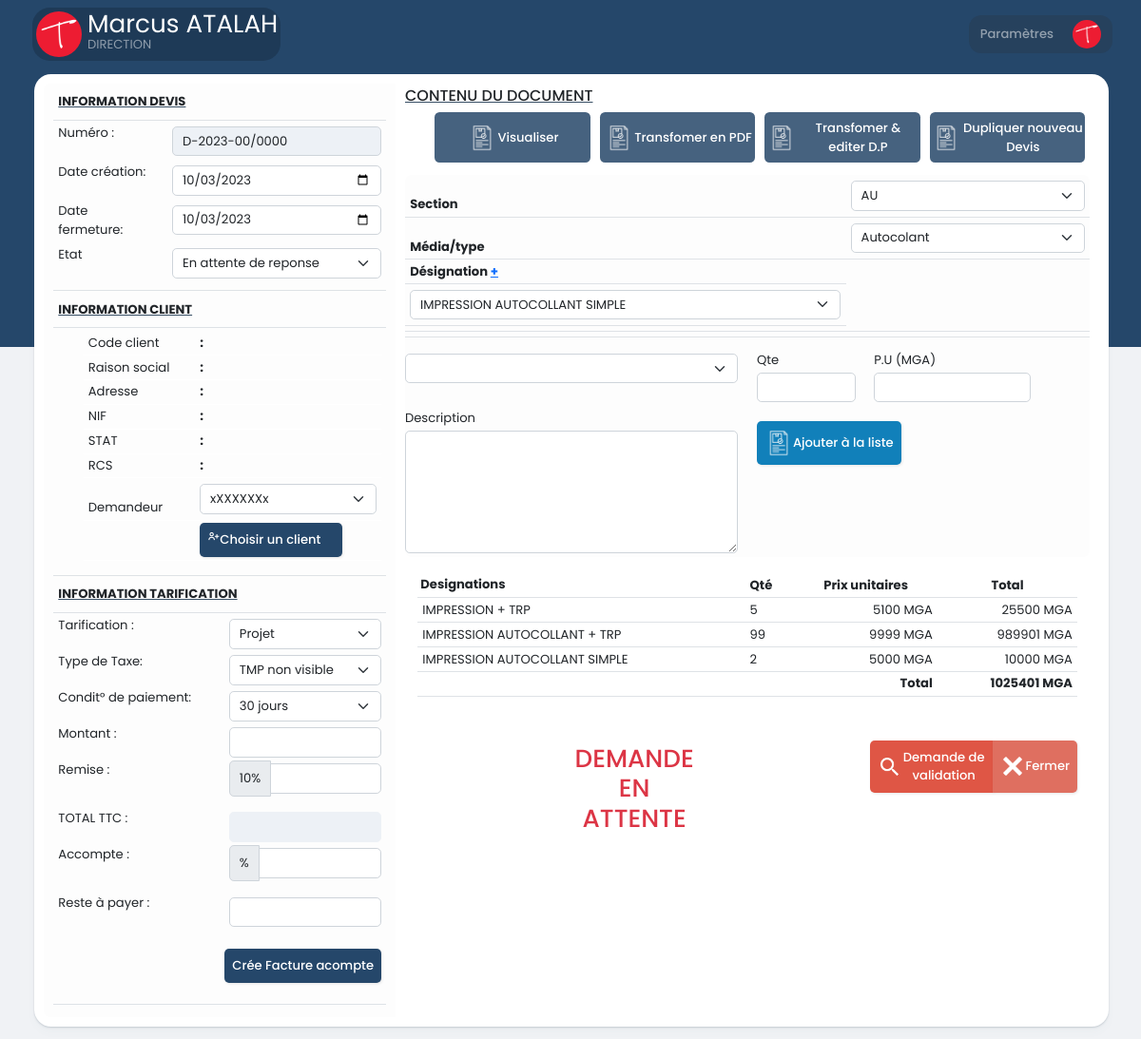
Screenshot of /drwxr/deviss/ (signed in) with the database file from the repository.
### tables this page shows
CREATE TABLE `tbdevis` (
  `IDDEVIS` int(11) NOT NULL,
  `NUMDEVIS` varchar(255) NOT NULL,
  `DATECREATION` date DEFAULT NULL,
  `DATEFERMETURE` date DEFAULT NULL,
  `ETAT` varchar(255) DEFAULT NULL,
  `CODECUSTOMER` varchar(25) NOT NULL,
  `FAMILLE` varchar(55) DEFAULT NULL,
  `SOUSFAMILLE` varchar(55) DEFAULT NULL,
  `DESIGNATION` varchar(255) DEFAULT NULL,
  `QTE` int(11) DEFAULT NULL,
  `PU` int(25) DEFAULT NULL,
  `DESCRIPTION` text DEFAULT NULL,
  `ACTIVITE` varchar(55) DEFAULT NULL,
  `SESSION` varchar(25) DEFAULT NULL
);

### drwxr/app/views/pages/newdevis.php (the view, shortened to what the rows shown need)
<?php
require APPROOT . '/views/inc/header.php';
?>
<div class="main-content container-fluid">
    <div class="maincontent">
        <main>
            <section>
                <div class=" card-tazoomcm my-3">
                    <div class="row bg-white p-0" style="border-radius: 0.5rem; ">
                        <div class="col-4" style="background: #fdfdfd;
                             /*border-radius: 0.5rem;*/
                             border-top-left-radius: 0.5rem;
                             border-bottom-left-radius: 0.5rem;
                             border-top-right-radius: 0;
                             border-bottom-right-radius: 0; ">
                            <table class="table">
                                <thead>
                                    <tr>
                                        <th><div class="my-2"> <u style="text-decoration: #384F65 underline;"> INFORMATION DEVIS </u></div></th>
                                    </tr>
                                    <tr>
                                        <td>
                                            <div class="form-group ">
                                            </div>
                                        </td>
                                    </tr>
                                </thead>
                                <tbody>
                                    <tr>
                                        <th><div class="my-2"> <u style=" text-decoration: #384F65 underline;"> INFORMATION CLIENT </u></div></th>
                                    </tr>
                                    <tr>
                                        <td>
                                            <ul style="margin-bottom: 0rem; font-size: 14px;">
                                                <table class="table border-white">
                                                    <thead>
                                                        <tr>
                                                            <td>Code client</td>
                                                            <th> : <?php echo $data['customers']->CODECUSTOMER; ?></th>
                                                        </tr>
                                                        <tr>
                                                            <td>Raison social</td>
                                                            <th> : <?php echo $data['customers']->RAISONSOCIAL; ?></th>
                                                        </tr>
                                                        <tr>
                                                            <td>Adresse</td>
                                                            <th> : <?php echo $data['customers']->ADRESSE; ?></th>
                                                        </tr>
                                                        <tr>
                                                            <td>NIF</td>
                                                            <th> : <?php echo $data['customers']->NIF; ?></th>
                                                        </tr>
                                                        <tr>
                                                            <td>STAT</td>
                                                            <th>  : <?php echo $data['customers']->STAT; ?></th>
                                                        </tr>
                                                        <tr>
                                                            <td>RCS</td>
                                                            <th>  : <?php echo $data['customers']->RCS; ?> </th>
                                                        </tr>
                                                        <tr>
                                                            <td>Demandeur</td>
                                                            <th> <select class="form-select" name="ETAT" required="">
                                                                    <option value="En attente de reponse">xXXXXXXx</option>
                                                                </select>
                                                            </th>
                                                        </tr>
                                                        <tr>
                                                            <td></td>
                                                            <th>
                                                                <a href="<?php echo URLROOT; ?>/deviss/selectcus/" name="btn-tazoomcmblue" class="btn btn-tazoomcmblue" style="font-weight:500; display: flex; width: 150px;"><i class='bx bx-user-plus'></i> Choisir un client</a>
                                                            </th>
                                                        </tr>
                                                    </thead>
                                                </table>
                                            </ul>
                                        </td>
                                    </tr>
                                </tbody>
                                <tfoot>
                                    <tr>
                                        <th><div class="my-2"> <u style="text-decoration: #384F65 underline;"> INFORMATION TARIFICATION </u></div></th>
                                    </tr>
                                </tfoot>
                            </table>
                        </div>
                        <div class="col ">
                            <div class="card_print">
                                <form action="<?php echo URLROOT; ?>/deviss/add" method="POST">
                                    <div class=" " style="background: #fdfdfd; border-radius: 0.5rem; ">
                                        <div class="form-group">
                                            <table class="table">
                                                <thead>
                                                    <tr>
                                                        <th> Section </th>
                                                        <td>
                                                            <select class="form-select" name="FAMILLE" required="">
                                                            </select>
                                                        </td>
                                                    </tr>
                                                    <tr>
                                                        <th> M&eacute;dia/type </th>
                                                        <td>
                                                            <div class="form-group">
                                                            </div>
                                                        </td>
                                                    </tr>
                                                </thead>
                                                <tbody>
                                                    <tr>
                                                        <th>D&eacute;signation  <a href="<?php echo URLROOT; ?>/designations" name="btn-add"  title='Nouvelle d&eacute;signation' data-toggle='tooltip' > + </a></th>
                                                    </tr>
                                                </tbody>
                                            </table>
                                        </div>
                                    </div>
                                </form>
                                <div class="  p-3" style="
                                     border-radius: 0.5rem; ">
                                    <div class="form-group ">
                                        <table id="sumdevistable" class="table" width="100%">
                                            <thead>
                                                <tr class="text-dark">
                                                    <th class="p-1">Designations</th>
                                                    <th>Qt&eacute;</th>
                                                    <th class="text-center">Prix unitaires</th>
                                                    <th class="text-center">Total</th>
                                                </tr>
                                            </thead>
                                            <tbody>
                                                <?php foreach ($data['deviss'] as $devis) : ?>
                                                    <tr>
                                                        <td><?php echo $devis->DESIGNATION; ?></td>
                                                        <td><?php echo $devis->QTE; ?></td>
                                                        <td style="text-align: right;"><?php
                                                            echo $devis->PU;
                                                            echo ' MGA';
                                                            ?></td>
                                                        <td style="text-align: right;"><?php
                                                            echo $devis->TOTAL;
                                                            echo ' MGA';
                                                            ?></td>
                                                    <?php endforeach; ?>
                                            </tbody>
                                            <tfoot>
                                                <?php
                                                $connect = mysqli_connect("localhost", "mytazoom", "R00t@dm!n", "tazoomdb");
                                                $user_qry = "SELECT SUM(QTE*PU) AS SUMDEVIS
                                                                        FROM tbdevis";
                                                $user_res = mysqli_query($connect, $user_qry);
                                                while ($datadbr = mysqli_fetch_assoc($user_res)) {
                                                    ?>
                                                    <tr>
                                                        <th style="text-align: right">Total</th>
                                                        <th style="text-align:right;"><?php echo $datadbr['SUMDEVIS'] ?> MGA</th>
                                                    </tr>
                                                    <?php
                                                }
                                                ?>
                                            </tfoot>
                                        </table>
                                    </div>
                                </div>
                                <div class="  p-3" style="border-radius: 0.5rem; ">
                                    <div class="row my-2">
                                        <div class="col-sm-6">
                                            <div class="row my-1">
                                                <div class="col-sm-8">
                                                    <h2 class="text-danger text-center">DEMANDE<br> EN<br> ATTENTE</h2>
                                                </div>
                                            </div>
                                        </div>
                                    </div>
                                </div>
                            </div>
                        </div>
                    </div>
            </section>
        </main>
    </div>
</div>
<?php
require APPROOT . '/views/inc/footer.php';

### rows the page displays
tbdevis: DESIGNATION "IMPRESSION + TRP", QTE "5", PU "5100", TOTAL "25500"
tbdevis: DESIGNATION "IMPRESSION AUTOCOLLANT + TRP", QTE "99", PU "9999", TOTAL "989901"
tbdevis: DESIGNATION "IMPRESSION AUTOCOLLANT SIMPLE", QTE "2", PU "5000", TOTAL "10000"

### other values shown
$_SESSION['auth']->LASTNAME "Marcus"
$_SESSION['auth']->FIRSTNAME "ATALAH"
$_SESSION['auth']->POSTEOCCUP "DIRECTION"
$datadbr['SUMDEVIS'] "1025401"
form field FAMILLE "AU"
form field MTYPE "Autocolant"
form field DESIGNATION "IMPRESSION AUTOCOLLANT SIMPLE"
